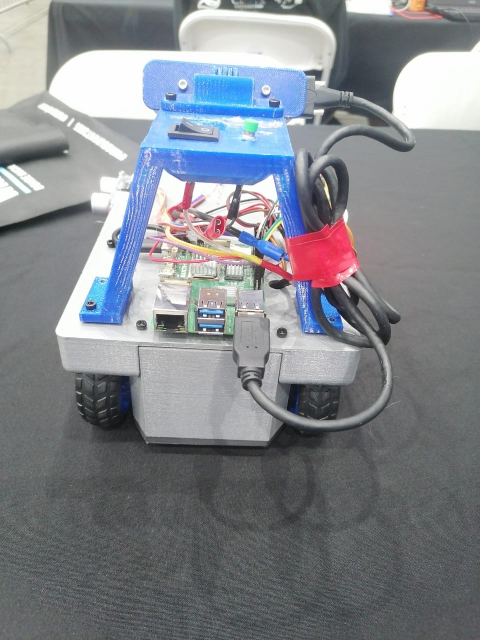
#> input picture photos_v/back.jpg, 960 x 1280 px, given in place of the camera (shown at 1/2 size)
$ python camera.py
#> lines starting #> are read from the running program, lines starting #| are printed output that depends on the picture; after the words box and inside, x2 and y2 are one past the last pixel; in counts of white or black regions, pixels touching at a corner belong together
import cv2
import numpy as np

def nothing(x):
    pass

# Cargar imagen o video
cap = cv2.VideoCapture(0)
cap.set(cv2.CAP_PROP_FRAME_WIDTH, 640)
cap.set(cv2.CAP_PROP_FRAME_HEIGHT, 480)
cap.set(cv2.CAP_PROP_FPS, 30)

# Crear ventana
cv2.namedWindow("Trackbars")

# Crear sliders para espacio LAB
cv2.createTrackbar("L_lower", "Trackbars", 0, 100, nothing)    # Luminance: 0-100
cv2.createTrackbar("L_upper", "Trackbars", 100, 100, nothing)  # Luminance: 0-100
cv2.createTrackbar("A_lower", "Trackbars", 0, 255, nothing)    # A: -128 to +127 (offset +128)
cv2.createTrackbar("A_upper", "Trackbars", 255, 255, nothing)  # A: -128 to +127 (offset +128)
cv2.createTrackbar("B_lower", "Trackbars", 0, 255, nothing)    # B: -128 to +127 (offset +128)
cv2.createTrackbar("B_upper", "Trackbars", 255, 255, nothing)  # B: -128 to +127 (offset +128)

while True:
    _, frame = cap.read()
#> frame is the input picture: shape (1280, 960, 3); mean B, G, R 139.7, 133.8, 130.5
    lab = cv2.cvtColor(frame, cv2.COLOR_BGR2LAB)  # Convertir a LAB en lugar de HSV
#> lab: shape (1280, 960, 3); mean of channels 0, 1, 2 140.9, 128.7, 124.9

    # Leer valores de los sliders
    ll = cv2.getTrackbarPos("L_lower", "Trackbars")
    ul = cv2.getTrackbarPos("L_upper", "Trackbars")
    la = cv2.getTrackbarPos("A_lower", "Trackbars")
    ua = cv2.getTrackbarPos("A_upper", "Trackbars")
    lb = cv2.getTrackbarPos("B_lower", "Trackbars")
    ub = cv2.getTrackbarPos("B_upper", "Trackbars")

    # Crear arrays para los límites
    lower = np.array([ll, la, lb])
    upper = np.array([ul, ua, ub])

    mask = cv2.inRange(lab, lower, upper)  # Aplicar máscara al espacio LAB
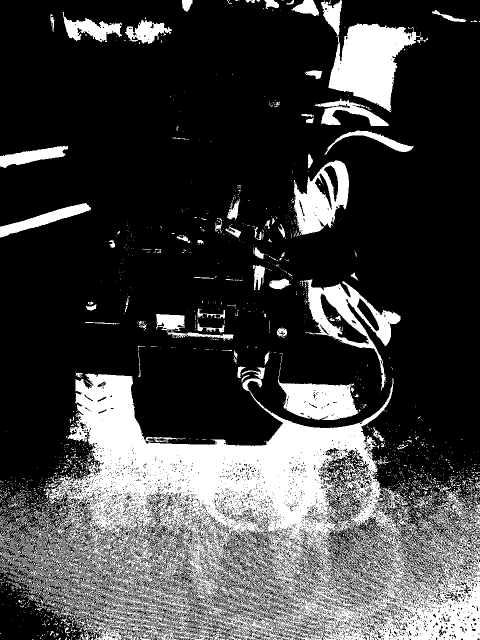
#> mask: shape (1280, 960) (shown at 1/2 size); 26.1% white; 3921 white regions (3688 under 20 px), largest, box (x1, y1, x2, y2) and area: (25, 747, 960, 1280) 220556, (642, 0, 841, 225) 19708, (607, 559, 801, 782) 10516
    result = cv2.bitwise_and(frame, frame, mask=mask)
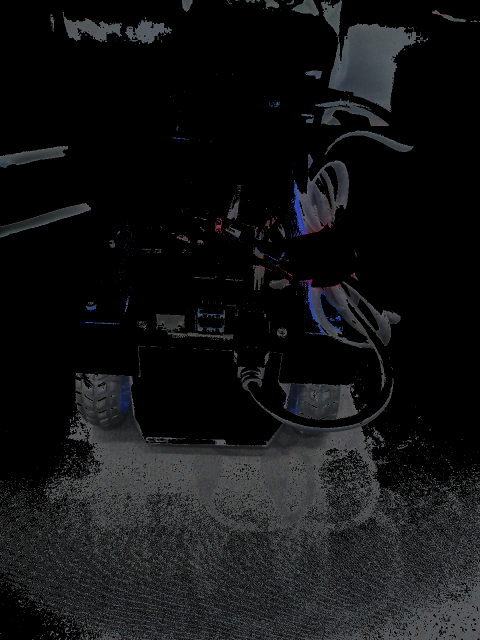
#> result: shape (1280, 960, 3) (shown at 1/2 size); mean B, G, R 20, 19.2, 18.5

    cv2.imshow("Mask", mask)
    cv2.imshow("Result", result)

    if cv2.waitKey(1) & 0xFF == 27: # ESC para salir
#> (key Esc is pressed here)
        break

cap.release()
cv2.destroyAllWindows()

$ run again, on photos_v/bottom.jpg
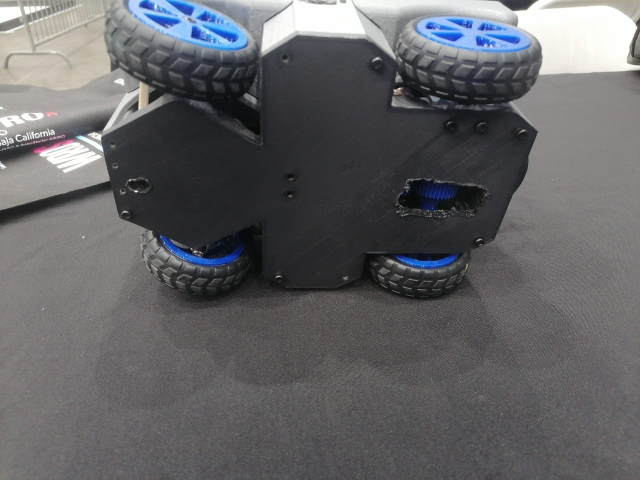
#> input picture photos_v/bottom.jpg, 1280 x 960 px, given in place of the camera (shown at 1/2 size)
#> frame is the input picture: shape (960, 1280, 3); mean B, G, R 102.1, 99.4, 99.6
#> lab: shape (960, 1280, 3); mean of channels 0, 1, 2 105.6, 129, 126.6
#> `mask = cv2.inRange(lab, lower, upper)`:
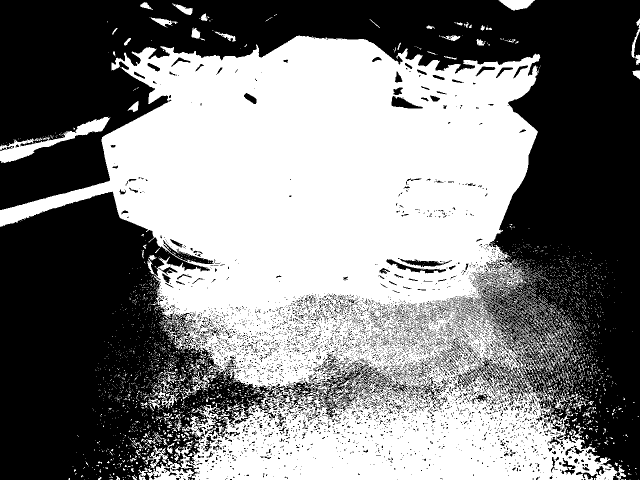
#> mask: shape (960, 1280) (shown at 1/2 size); 49.5% white; 4123 white regions (3921 under 20 px), largest, box (x1, y1, x2, y2) and area: (0, 71, 1252, 960) 577402, (0, 234, 221, 326) 4477, (997, 0, 1070, 21) 977
#> `result = cv2.bitwise_and(frame, frame, mask=mask)`:
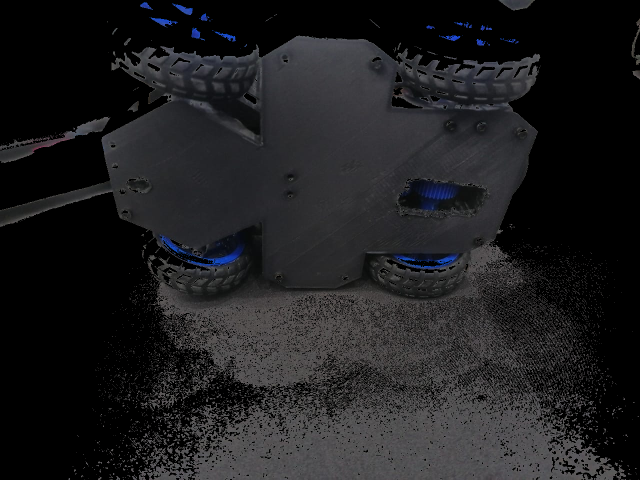
#> result: shape (960, 1280, 3) (shown at 1/2 size); mean B, G, R 31.4, 29.7, 29.8

$ run again, on photos_v/front.jpg
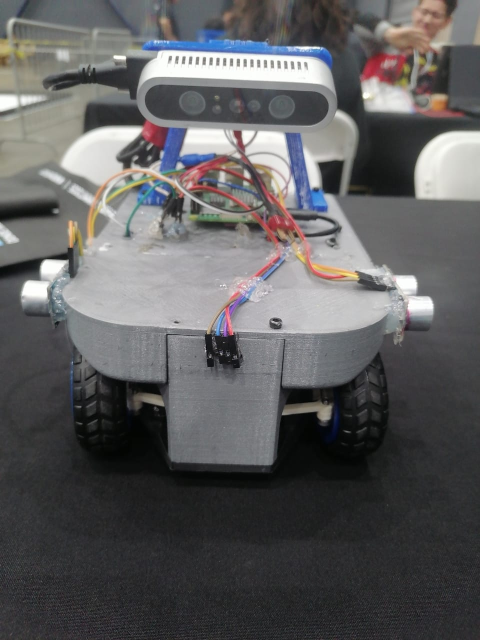
#> input picture photos_v/front.jpg, 960 x 1280 px, given in place of the camera (shown at 1/2 size)
#> frame is the input picture: shape (1280, 960, 3); mean B, G, R 94.9, 94, 94.6
#> lab: shape (1280, 960, 3); mean of channels 0, 1, 2 98.9, 128.7, 127.7
#> `mask = cv2.inRange(lab, lower, upper)`:
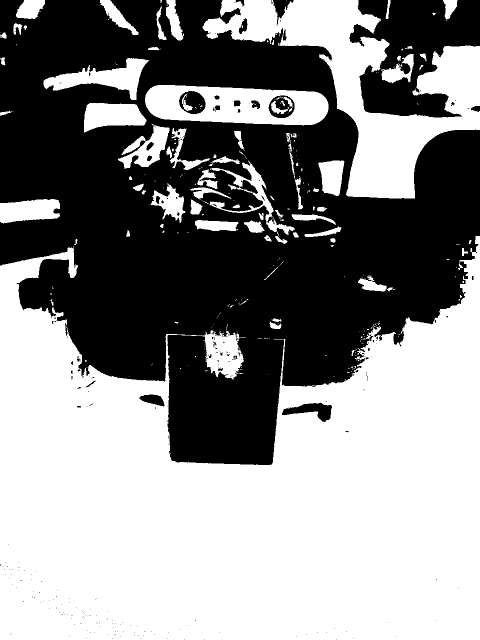
#> mask: shape (1280, 960) (shown at 1/2 size); 54.4% white; 266 black regions (232 under 20 px), largest, box (x1, y1, x2, y2) and area: (0, 0, 960, 930) 515618, (699, 0, 960, 235) 36012, (564, 805, 664, 844) 1860
#> `result = cv2.bitwise_and(frame, frame, mask=mask)`:
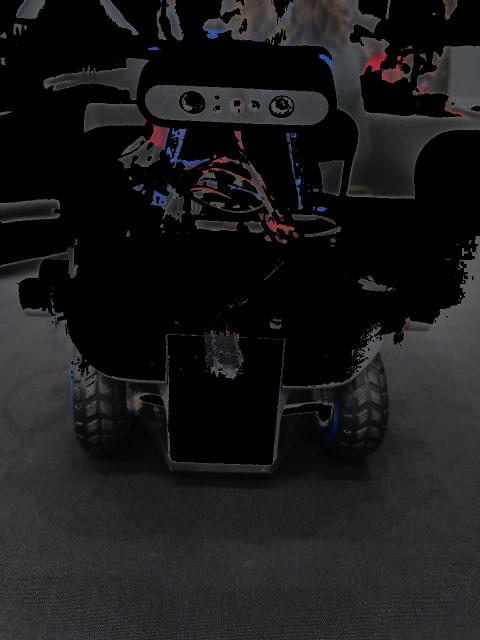
#> result: shape (1280, 960, 3) (shown at 1/2 size); mean B, G, R 26.4, 25.5, 25.6

$ run again, on photos_v/side.jpg
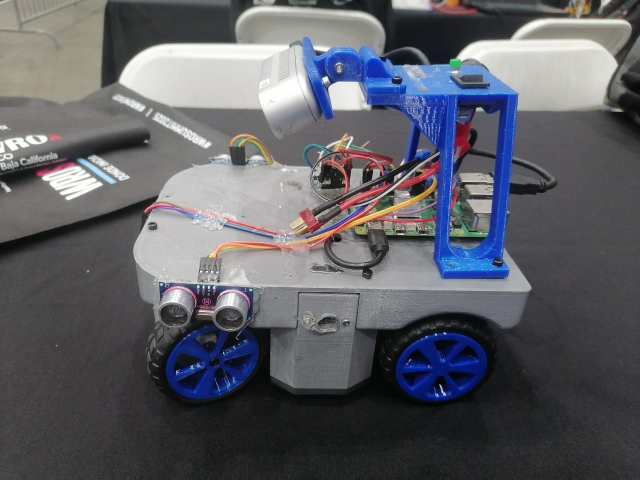
#> input picture photos_v/side.jpg, 1280 x 960 px, given in place of the camera (shown at 1/2 size)
#> frame is the input picture: shape (960, 1280, 3); mean B, G, R 101.4, 94.8, 93.9
#> lab: shape (960, 1280, 3); mean of channels 0, 1, 2 100.5, 130.4, 124.3
#> `mask = cv2.inRange(lab, lower, upper)`:
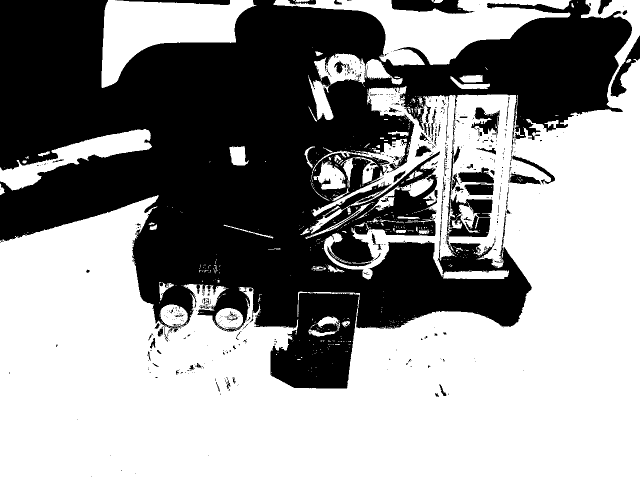
#> mask: shape (960, 1280) (shown at 1/2 size); 57.7% white; 621 black regions (534 under 20 px), largest, box (x1, y1, x2, y2) and area: (0, 0, 1264, 777) 500115, (783, 0, 949, 28) 3025, (1221, 71, 1280, 194) 2039
#> `result = cv2.bitwise_and(frame, frame, mask=mask)`:
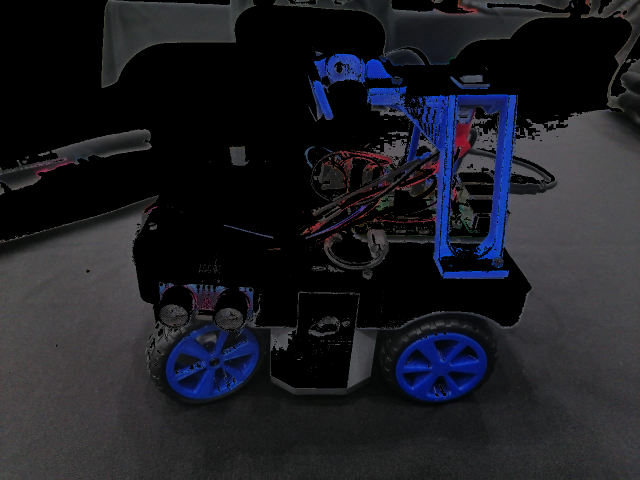
#> result: shape (960, 1280, 3) (shown at 1/2 size); mean B, G, R 35.4, 29.3, 28.4
